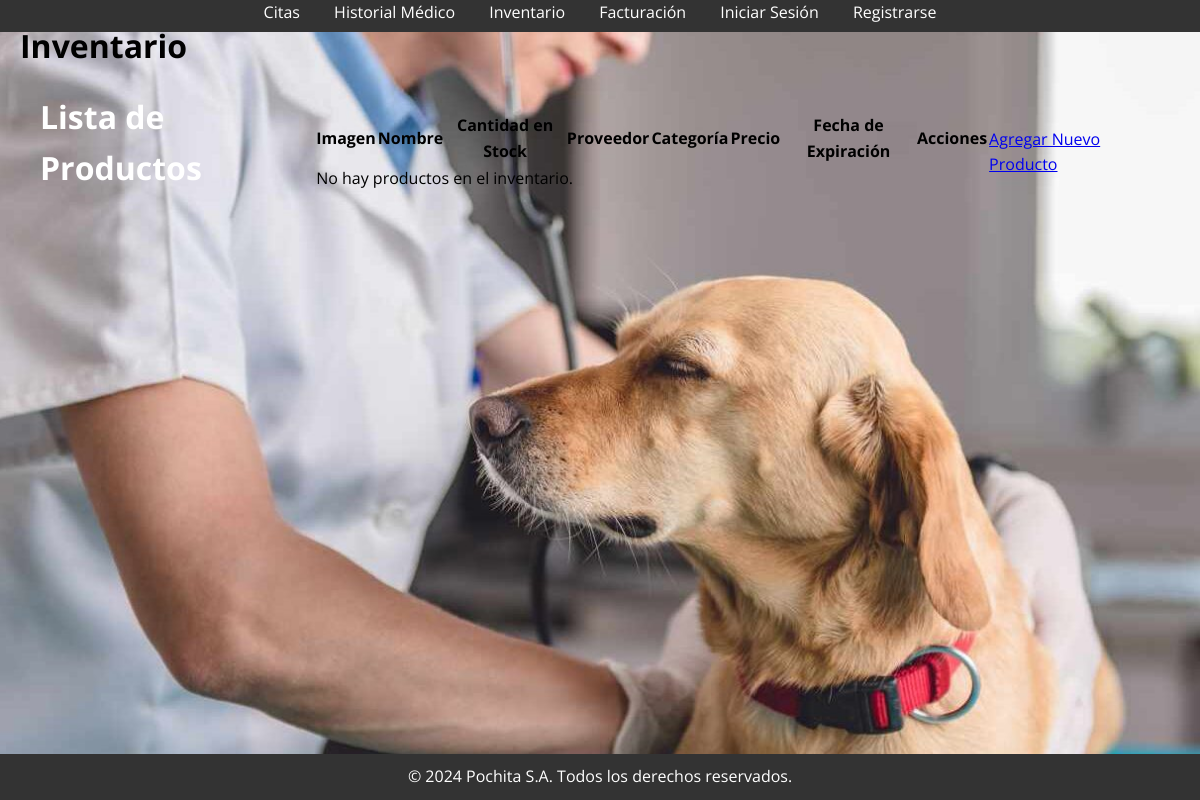
/inventory/, run on an earlier commit of the app's database.
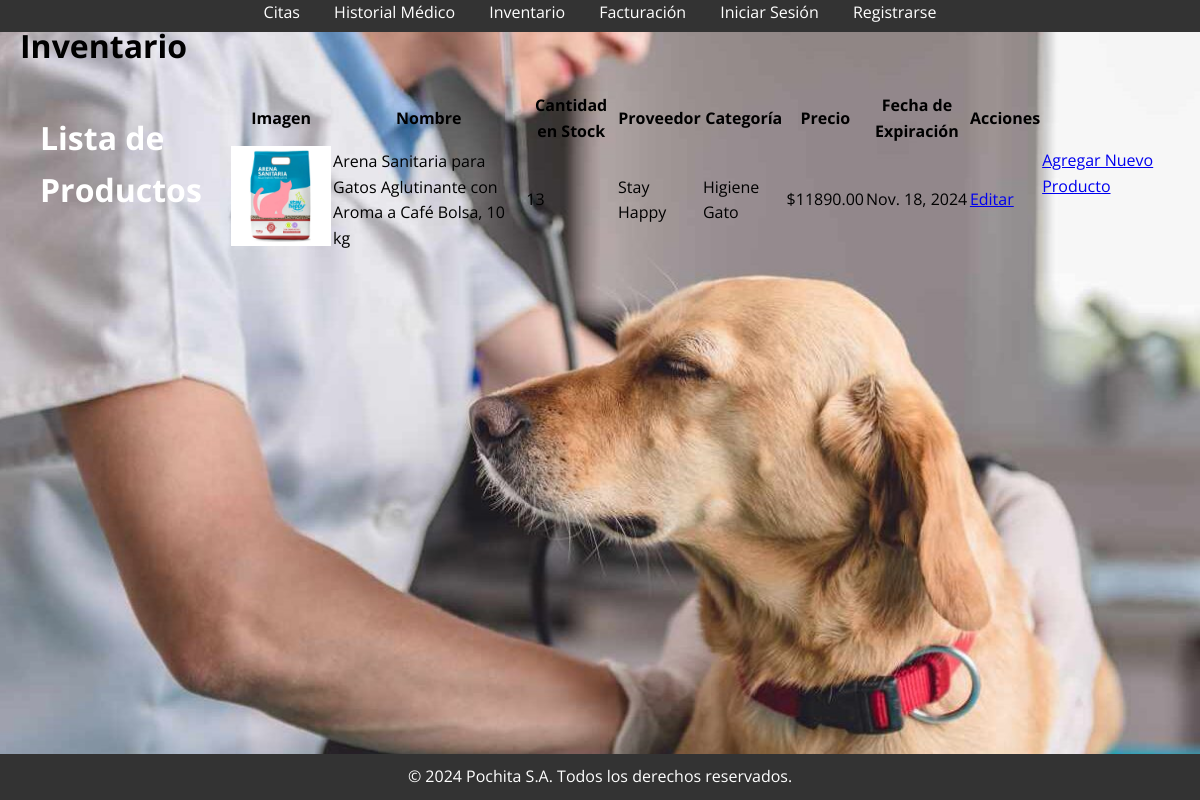
And on a later commit of the database.
### inventory/models.py (models this page shows, shortened)
class InventoryItem(models.Model):
    name = models.CharField(max_length=100)
    stock = models.PositiveIntegerField()
    supplier = models.CharField(max_length=100)
    expiration_date = models.DateField()
    image = models.ImageField(upload_to='inventory_images/', null=True, blank=True)
    description = models.TextField(default='')
    category = models.CharField(max_length=50, default='General')
    price = models.DecimalField(max_digits=10, decimal_places=2, default=0.00)
    created_at = models.DateTimeField(auto_now_add=True)
    updated_at = models.DateTimeField(auto_now=True)

### inventory/views.py (the view)
# urls.py: path('', views.list_inventory, name='list_inventory'),  # Listar productos del inventario
def list_inventory(request):
    inventory = InventoryItem.objects.all().order_by('name')
    return render(request, 'inventory/list_inventory.html', {'inventory': inventory})

### inventory/templates/inventory/list_inventory.html (shortened to what this page needs)
{% extends 'base.html' %}
{% load static %}
{% block heading %}Inventario{% endblock heading %}
{% block content %}
<h2>Lista de Productos</h2>
<table>
    <thead>
        <tr>
            <th>Imagen</th>
            <th>Nombre</th>
            <th>Cantidad en Stock</th>
            <th>Proveedor</th>
            <th>Categoría</th>
            <th>Precio</th>
            <th>Fecha de Expiración</th>
            <th>Acciones</th>
        </tr>
    </thead>
    <tbody>
        {% for item in inventory %}
        <tr>
            <td>
                {% if item.image %}
                    <img src="{{ item.image.url }}" alt="{{ item.name }}" style="max-width: 100px">
                {% else %}
                    <span>Sin imagen</span>
                {% endif %}
            </td>
            <td>{{ item.name }}</td>
            <td>{{ item.stock }}</td>
            <td>{{ item.supplier }}</td>
            <td>{{ item.category }}</td>
            <td>${{ item.price }}</td>
            <td>{{ item.expiration_date }}</td>
            <td>
                <a href="{% url 'update_inventory' item.pk %}">Editar</a>
            </td>
        </tr>
        {% empty %}
        <tr>
            <td colspan="8">No hay productos en el inventario.</td>
        </tr>
        {% endfor %}
    </tbody>
</table>
<a href="{% url 'add_inventory' %}">Agregar Nuevo Producto</a>
{% endblock content %}

### templates/base.html (shortened to what this page needs)
{% load static %}
<!DOCTYPE html>
<html lang="en">
    <head>
        <link rel="stylesheet" href="{% static 'css/style.css' %}">
        <link rel="stylesheet" href="{% static 'styles/main.css' %}">
    </head>
<body>
    <header>
        <nav>
            <ul>
                <li><a href="{% url 'list_appointments' %}">Citas</a></li>
                <li><a href="{% url 'list_medical_records' %}">Historial Médico</a></li>
                <li><a href="{% url 'list_inventory' %}">Inventario</a></li>
                <li><a href="{% url 'list_invoices' %}">Facturación</a></li>
                {% if user.is_authenticated %}
                    <li><a href="{% url 'logout' %}">Cerrar Sesión</a></li>
                {% else %}
                    <li><a href="{% url 'login' %}">Iniciar Sesión</a></li>
                    <li><a href="{% url 'register_client' %}">Registrarse</a></li>
                {% endif %}
            </ul>
        </nav>
    </header>
    <main>
        <h1>{% block heading %}Bienvenido a Pochita S.A.{% endblock heading %}</h1>
        <div class="wrapper">
            {% block content %}
            {% endblock content %}
        </div>
    </main>
    <footer>
        <p>&copy; 2024 Pochita S.A. Todos los derechos reservados.</p>
    </footer>
</body>
</html>

### static/styles/style.css (style rules this page uses)
* { margin: 0; padding: 0; box-sizing: border-box; font-family: "Open Sans", sans-serif; }
body { display: flex; flex-direction: column; min-height: 100vh; width: 100%; margin: 0; padding: 0; position: relative; }
body::before { content: ""; position: absolute; width: 100%; height: 100%; background: url('/static/img/vet.jpg') no-repeat center center fixed; background-size: cover; z-index: -1; animation: fadeBackground 12s ease-in-out infinite; }
.wrapper { flex: 1; display: flex; align-items: center; justify-content: center; padding: 20px; z-index: 1; }
h2 { font-size: 2rem; margin-bottom: 20px; color: #fff; }
footer { width: 100%; position: fixed; bottom: 0; z-index: 1; }
header, nav { width: 100%; position: fixed; top: 0; z-index: 2; }

### static/styles/main.css (style rules this page uses)
body { font-family: Arial, sans-serif; line-height: 1.6; margin: 0; padding: 0; background-color: #f9f9f9; }
header { background: #333; color: #fff; padding: 1rem 0; }
header ul { list-style: none; text-align: center; }
header ul li { display: inline; margin: 0 15px; }
header ul li a { color: #fff; text-decoration: none; }
main { padding: 20px; }
footer { background: #333; color: #fff; text-align: center; padding: 10px 0; margin-top: 20px; }

What changed in the data, as far as the page shows it:
added InventoryItem: image (picture), name "Arena Sanitaria para Gatos Aglutinante con Aroma a Café Bolsa, 10 kg", stock "13", supplier "Stay Happy", category "Higiene Gato", price "11890.00", expiration_date "Nov. 18, 2024"
Also different on the page:
text no longer shown: "No hay productos en el inventario."
